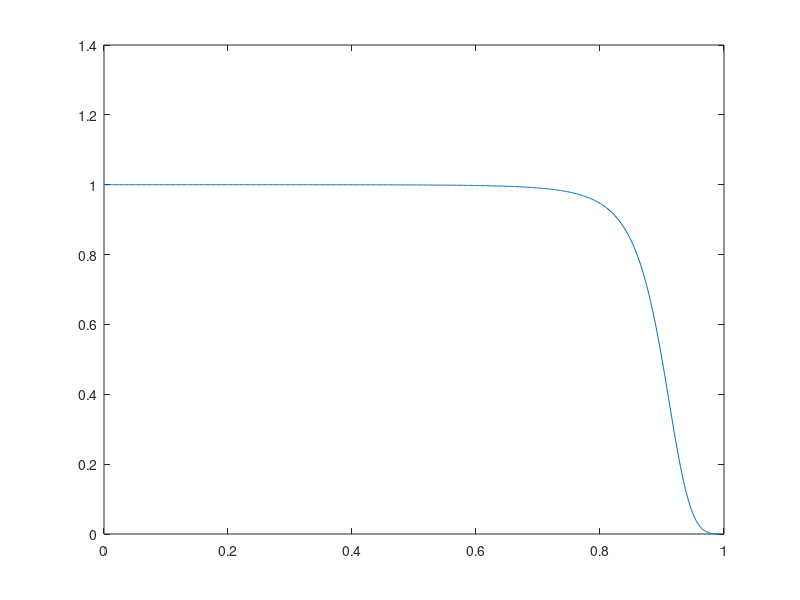
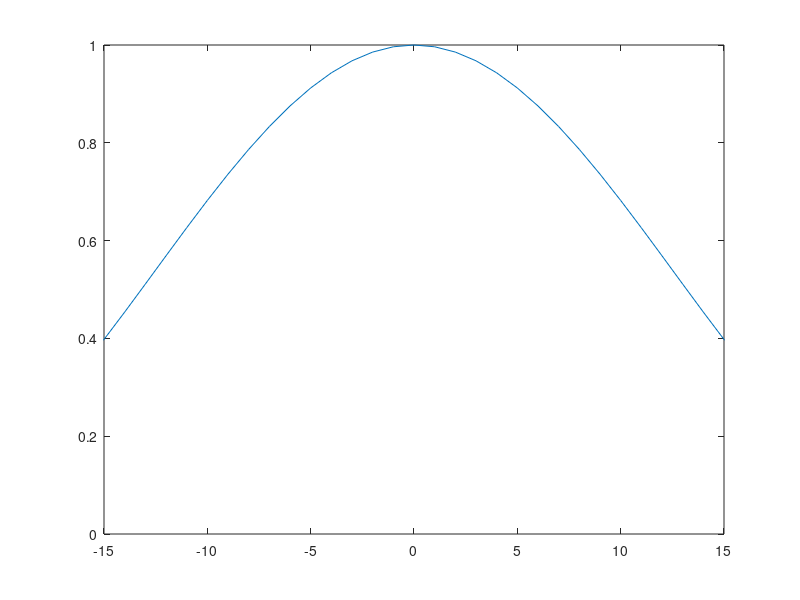

Reproduce these figures in MATLAB, in order.
%% FFT of analog signals

[bz, az] = butter(2, 0.9);

[H, w] = freqz(bz, az);

plot(w/(pi), abs(H).^2)


h = hamming(51);
figure, plot(-25:25, h)
axis([-15 15 0 1])